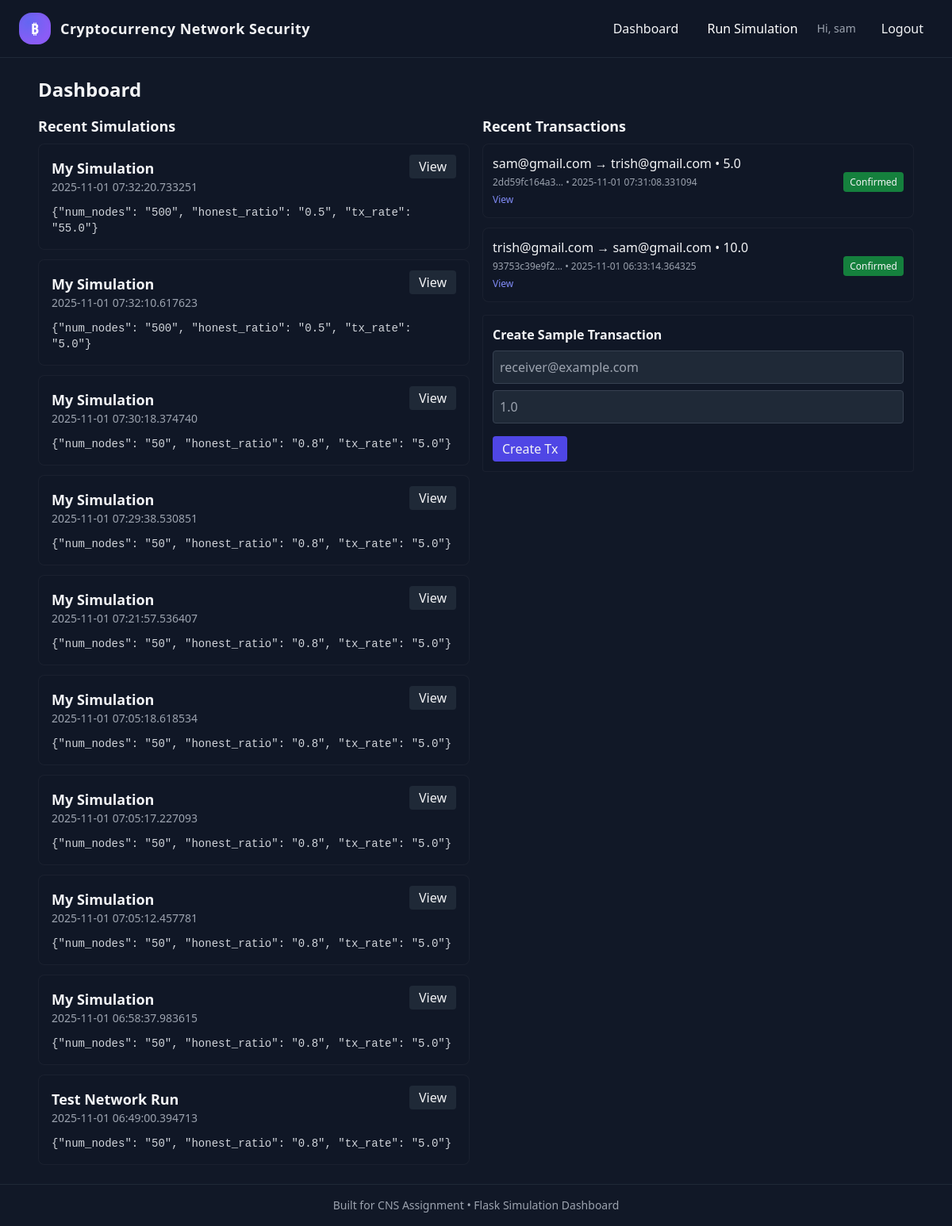
The page /dashboard (signed in) on the database its author committed.
### models.py (models this page shows, shortened)
class User(UserMixin, db.Model):
    id = db.Column(db.Integer, primary_key=True)
    name = db.Column(db.String(120), nullable=False)
    email = db.Column(db.String(120), unique=True, nullable=False)
    password_hash = db.Column(db.String(256), nullable=False)
    created_at = db.Column(db.DateTime, default=datetime.utcnow)
    stake = db.Column(db.Float, default=0.0)

class SimulationResult(db.Model):
    id = db.Column(db.Integer, primary_key=True)
    name = db.Column(db.String(200), nullable=False)
    parameters = db.Column(db.Text)
    result_json = db.Column(db.Text)
    created_at = db.Column(db.DateTime, default=datetime.utcnow)

class Transaction(db.Model):
    id = db.Column(db.Integer, primary_key=True)
    tx_hash = db.Column(db.String(128), unique=True, nullable=False)
    sender = db.Column(db.String(120), nullable=False)
    receiver = db.Column(db.String(120), nullable=False)
    amount = db.Column(db.Float, nullable=False)
    timestamp = db.Column(db.DateTime, default=datetime.utcnow)
    confirmed = db.Column(db.Boolean, default=False)
    meta = db.Column(db.Text, default='{}')

### routes.py (the view)
@app.route('/dashboard')
@login_required
def dashboard():
    sims = SimulationResult.query.order_by(SimulationResult.created_at.desc()).limit(10).all()
    txs = Transaction.query.order_by(Transaction.timestamp.desc()).limit(10).all()
    return render_template('dashboard.html', sims=sims, txs=txs)

### routes.py (called while the page is built)
@login_manager.user_loader
def load_user(user_id):
    return User.query.get(int(user_id))

### templates/dashboard.html (shortened to what this page needs)
{% extends 'base.html' %}
{% block content %}
<h1 class="text-2xl font-semibold mb-4">Dashboard</h1>
<div class="grid md:grid-cols-2 gap-4">
  <div>
    <h2 class="text-lg font-semibold mb-2">Recent Simulations</h2>
    <div class="grid gap-3">
      {% for s in sims %}
        <div class="card p-4 rounded-lg">
          <div class="flex justify-between items-start">
            <div>
              <div class="font-semibold text-lg">{{ s.name }}</div>
              <div class="text-gray-400 text-sm">{{ s.created_at }}</div>
            </div>
            <div class="text-right">
              <a class="px-3 py-1 bg-gray-800 rounded" href="{{ url_for('view_simulation', sim_id=s.id) }}">View</a>
            </div>
          </div>
          <div class="mt-3 text-sm text-gray-300 mono">{{ s.parameters }}</div>
        </div>
      {% else %}
        <div class="text-gray-400">No simulations saved yet.</div>
      {% endfor %}
    </div>
  </div>
  <div>
    <h2 class="text-lg font-semibold mb-2">Recent Transactions</h2>
    <div class="space-y-3">
      {% for t in txs %}
        <div class="card p-3 rounded-lg flex justify-between items-center">
          <div>
            <div class="font-medium">{{ t.sender }} → {{ t.receiver }} • {{ t.amount }}</div>
            <div class="text-gray-400 text-xs mt-1">{{ t.tx_hash[:12] }}... • {{ t.timestamp }}</div>
            <a href="{{ url_for('view_tx', tx_id=t.id) }}" class="text-indigo-400 text-xs hover:underline">View</a>
          </div>
          <div>
            {% if t.confirmed %}
              <span class="text-xs bg-green-700 px-2 py-1 rounded">Confirmed</span>
            {% else %}
              <span class="text-xs bg-yellow-700 px-2 py-1 rounded">Unconfirmed</span>
            {% endif %}
          </div>
        </div>
      {% else %}
        <div class="text-gray-400">No transactions yet.</div>
      {% endfor %}
    </div>
    <div class="mt-4 card p-3 rounded">
      <h3 class="font-semibold mb-2">Create Sample Transaction</h3>
      <form id="txForm" class="space-y-2">
        <input name="receiver" placeholder="receiver@example.com" class="w-full rounded bg-gray-800 p-2 border border-gray-700">
        <input name="amount" placeholder="1.0" class="w-full rounded bg-gray-800 p-2 border border-gray-700">
        <div class="pt-2">
          <button type="button" id="createTx" class="px-3 py-1 rounded bg-indigo-600">Create Tx</button>
        </div>
      </form>
    </div>
  </div>
</div>
{% endblock %}

### templates/base.html (shortened to what this page needs)
<!doctype html>
<html lang="en">
  <head>
    <script src="https://cdn.tailwindcss.com"></script>
  </head>
  <body class="bg-gray-900 text-gray-100 min-h-screen">
    <nav class="p-4 border-b border-gray-800 backdrop-blur-md bg-gray-900/80">
      <div class="max-w-6xl mx-auto flex items-center justify-between">
        <a class="flex items-center gap-3" href="{{ url_for('index') }}">
          <div class="w-10 h-10 rounded-2xl logo-glow flex items-center justify-center font-bold text-lg text-white shadow-inner">₿</div>
          <div class="text-lg font-semibold tracking-wide">Cryptocurrency Network Security</div>
        </a>
        <div class="flex items-center gap-3">
          <a class="px-3 py-2 rounded nav-link" href="{{ url_for('dashboard') }}">Dashboard</a>
          <a class="px-3 py-2 rounded nav-link hover:bg-indigo-500 text-white" href="{{ url_for('index') }}">
            Run Simulation
          </a>
          {% if current_user.is_authenticated %}
            <span class="text-sm text-gray-400 mr-2">Hi, {{ current_user.name }}</span>
            <a class="px-3 py-2 rounded nav-link" href="{{ url_for('logout') }}">Logout</a>
          {% else %}
            <a class="px-3 py-2 rounded nav-link" href="{{ url_for('login') }}">Login</a>
            <a class="px-3 py-2 rounded nav-link" href="{{ url_for('register') }}">Register</a>
          {% endif %}
        </div>
      </div>
    </nav>
    <main class="max-w-6xl mx-auto p-6">
      {% block content %}{% endblock %}
    </main>
    <footer class="text-sm text-gray-400 p-4 border-t border-gray-800 text-center">
      Built for CNS Assignment • Flask Simulation Dashboard
    </footer>
  </body>
</html>

### templates/base.html (style rules this page uses)
.card { background-color: rgba(17,24,39,0.6); border: 1px solid rgba(255,255,255,0.04); }
.mono { font-family: ui-monospace, SFMono-Regular, Menlo, Monaco, "Roboto Mono", monospace; }
.logo-glow { background: radial-gradient(circle at 30% 30%, #6366f1 0%, #8b5cf6 70%); box-shadow: 0 0 20px rgba(99,102,241,0.5); }

### rows shown on the page
User: name "sam"
SimulationResult: name "My Simulation", created_at "2025-11-01 07:32:20.733251", parameters "{\"num_nodes\": \"500\", \"honest_ratio\": \"0.5\", \"tx_rate\": \"55.0\"}"
SimulationResult: name "My Simulation", created_at "2025-11-01 07:32:10.617623", parameters "{\"num_nodes\": \"500\", \"honest_ratio\": \"0.5\", \"tx_rate\": \"5.0\"}"
SimulationResult: name "My Simulation", created_at "2025-11-01 07:30:18.374740", parameters "{\"num_nodes\": \"50\", \"honest_ratio\": \"0.8\", \"tx_rate\": \"5.0\"}"
SimulationResult: name "My Simulation", created_at "2025-11-01 07:29:38.530851", parameters "{\"num_nodes\": \"50\", \"honest_ratio\": \"0.8\", \"tx_rate\": \"5.0\"}"
SimulationResult: name "My Simulation", created_at "2025-11-01 07:21:57.536407", parameters "{\"num_nodes\": \"50\", \"honest_ratio\": \"0.8\", \"tx_rate\": \"5.0\"}"
SimulationResult: name "My Simulation", created_at "2025-11-01 07:05:18.618534", parameters "{\"num_nodes\": \"50\", \"honest_ratio\": \"0.8\", \"tx_rate\": \"5.0\"}"
SimulationResult: name "My Simulation", created_at "2025-11-01 07:05:17.227093", parameters "{\"num_nodes\": \"50\", \"honest_ratio\": \"0.8\", \"tx_rate\": \"5.0\"}"
SimulationResult: name "My Simulation", created_at "2025-11-01 07:05:12.457781", parameters "{\"num_nodes\": \"50\", \"honest_ratio\": \"0.8\", \"tx_rate\": \"5.0\"}"
SimulationResult: name "My Simulation", created_at "2025-11-01 06:58:37.983615", parameters "{\"num_nodes\": \"50\", \"honest_ratio\": \"0.8\", \"tx_rate\": \"5.0\"}"
SimulationResult: name "Test Network Run", created_at "2025-11-01 06:49:00.394713", parameters "{\"num_nodes\": \"50\", \"honest_ratio\": \"0.8\", \"tx_rate\": \"5.0\"}"
Transaction: sender "sam@gmail.com", receiver "trish@gmail.com", amount "5.0", tx_hash "2dd59fc164a3", timestamp "2025-11-01 07:31:08.331094", confirmed "Confirmed"
Transaction: sender "trish@gmail.com", receiver "sam@gmail.com", amount "10.0", tx_hash "93753c39e9f2", timestamp "2025-11-01 06:33:14.364325", confirmed "Confirmed"
